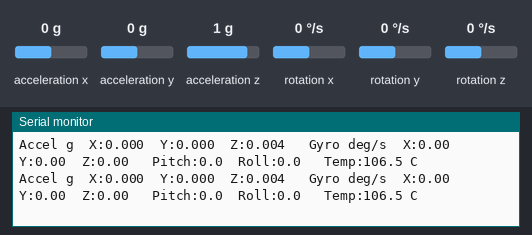
A program run on a simulated Teensy 4. Parts: the last lines printed to the serial monitor. Wiring (inferred from the names in the program): MPU-6050 motion sensor at I2C address 0x68. The test bench sets the inputs (shaded band); at power-on: acceleration x 0 g, acceleration y 0 g, acceleration z 1 g, rotation x 0 °/s, rotation y 0 °/s, rotation z 0 °/s.

Above: at 1.3 s.
1.4 s: acceleration x set to -1.4 g
At 1.8 s:
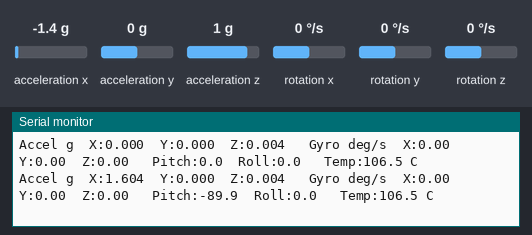
2.9 s: acceleration y set to -1.4 g
At 3.06 s:
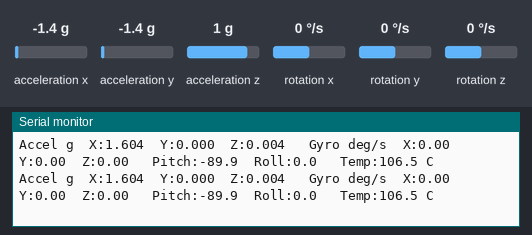
4.4 s: acceleration z set to -1.4 g
At 4.57 s:
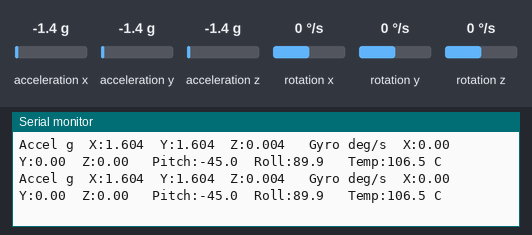
5.9 s: rotation x set to -192 °/s
At 6.09 s:
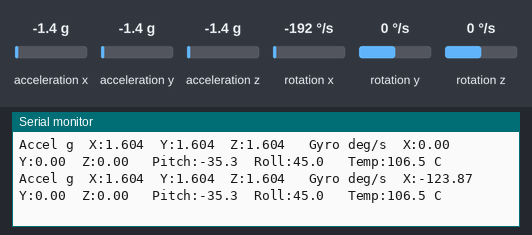
7.4 s: rotation y set to -192 °/s
At 7.6 s:
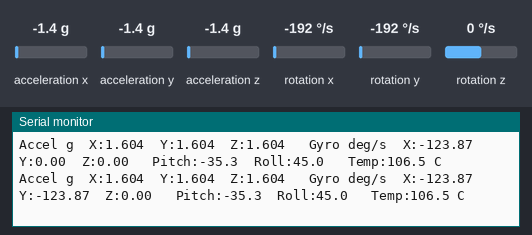

Measured:
- after the input at 1.4 s, the serial monitor: prints a new line after 0.22 s (image 1)
- after the input at 5.9 s, the serial monitor: prints a new line at once (image 4)
- after the input at 7.4 s, the serial monitor: prints a new line at once (image 5)

The program:

main.cpp
```cpp
#include <Arduino.h>
#include <Wire.h>
#include <math.h>

// Teensy 4.1 I2C pins used by the ARTS board.
const int I2C_SDA_PIN = 18;
const int I2C_SCL_PIN = 19;

// Most MPU6050 breakout boards use 0x68. If AD0 is tied high, use 0x69.
const byte MPU6050_ADDRESS = 0x68;

void writeRegister(byte registerAddress, byte value) {
  Wire.beginTransmission(MPU6050_ADDRESS);
  Wire.write(registerAddress);
  Wire.write(value);
  Wire.endTransmission();
}

byte readRegister(byte registerAddress) {
  Wire.beginTransmission(MPU6050_ADDRESS);
  Wire.write(registerAddress);
  Wire.endTransmission(false);
  Wire.requestFrom(MPU6050_ADDRESS, (byte)1);

  if (Wire.available()) {
    return Wire.read();
  }

  return 0;
}

int16_t makeSignedWord(byte highByte, byte lowByte) {
  return (int16_t)((highByte << 8) | lowByte);
}

bool readMpu6050Raw(int16_t &rawAx, int16_t &rawAy, int16_t &rawAz,
                    int16_t &rawTemp, int16_t &rawGx,
                    int16_t &rawGy, int16_t &rawGz) {
  Wire.beginTransmission(MPU6050_ADDRESS);
  Wire.write(0x3B);
  if (Wire.endTransmission(false) != 0) {
    return false;
  }

  if (Wire.requestFrom(MPU6050_ADDRESS, (byte)14) != 14) {
    return false;
  }

  rawAx = makeSignedWord(Wire.read(), Wire.read());
  rawAy = makeSignedWord(Wire.read(), Wire.read());
  rawAz = makeSignedWord(Wire.read(), Wire.read());
  rawTemp = makeSignedWord(Wire.read(), Wire.read());
  rawGx = makeSignedWord(Wire.read(), Wire.read());
  rawGy = makeSignedWord(Wire.read(), Wire.read());
  rawGz = makeSignedWord(Wire.read(), Wire.read());

  return true;
}

void setupMpu6050() {
  writeRegister(0x6B, 0x00); // Wake up the MPU6050.
  writeRegister(0x1C, 0x00); // Accelerometer range: +/- 2 g.
  writeRegister(0x1B, 0x00); // Gyro range: +/- 250 deg/s.
  delay(100);
}

void setup() {
  Serial.begin(115200);
  while (!Serial && millis() < 3000) {
    delay(10);
  }

  Serial.println("ARTS MPU6050 basic test");

  pinMode(I2C_SDA_PIN, INPUT_PULLUP);
  pinMode(I2C_SCL_PIN, INPUT_PULLUP);

  Wire.begin();
  Wire.setClock(100000);

  byte whoAmI = readRegister(0x75);
  Serial.print("WHO_AM_I register: 0x");
  Serial.println(whoAmI, HEX);

  if (whoAmI != 0x68) {
    Serial.println("MPU6050 did not answer as expected.");
    Serial.println("Check 3.3V, GND, SDA pin 18, SCL pin 19, and address 0x68.");
    while (true) {
      delay(1000);
    }
  }

  setupMpu6050();
  Serial.println("MPU6050 connected.");
  Serial.println("Printing accel in g, gyro in deg/s, and basic pitch/roll.");
}

void loop() {
  int16_t rawAx, rawAy, rawAz, rawTemp, rawGx, rawGy, rawGz;

  if (!readMpu6050Raw(rawAx, rawAy, rawAz, rawTemp, rawGx, rawGy, rawGz)) {
    Serial.println("Could not read MPU6050.");
    delay(1000);
    return;
  }

  float ax = rawAx / 16384.0;
  float ay = rawAy / 16384.0;
  float az = rawAz / 16384.0;

  float gx = rawGx / 131.0;
  float gy = rawGy / 131.0;
  float gz = rawGz / 131.0;

  float tempC = (rawTemp / 340.0) + 36.53;

  float pitchDeg = atan2(-ax, sqrt((ay * ay) + (az * az))) * RAD_TO_DEG;
  float rollDeg = atan2(ay, az) * RAD_TO_DEG;

  Serial.print("Accel g  X:");
  Serial.print(ax, 3);
  Serial.print("  Y:");
  Serial.print(ay, 3);
  Serial.print("  Z:");
  Serial.print(az, 3);

  Serial.print("   Gyro deg/s  X:");
  Serial.print(gx, 2);
  Serial.print("  Y:");
  Serial.print(gy, 2);
  Serial.print("  Z:");
  Serial.print(gz, 2);

  Serial.print("   Pitch:");
  Serial.print(pitchDeg, 1);
  Serial.print("  Roll:");
  Serial.print(rollDeg, 1);

  Serial.print("   Temp:");
  Serial.print(tempC, 1);
  Serial.println(" C");

  delay(250);
}
```
